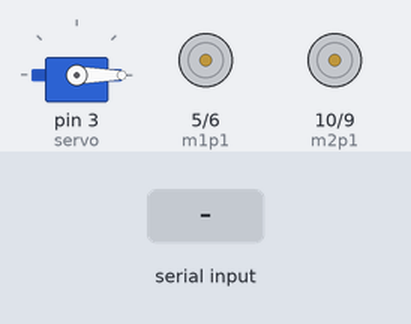
The sketch below on a simulated Arduino Uno, built with avr-gcc and run on an emulated ATmega328P. Shown: servo, motor-driver pin pairs drawn as motors (green arrow = first pin HIGH = forward, orange = second pin HIGH = backward, longer = more drive). Inputs (shaded band) come from the test bench. What the sketch prints to the serial monitor is not drawn.

Above: at 4.8 s.
4.9 s: "w" received over the second serial link
At 6.7 s:
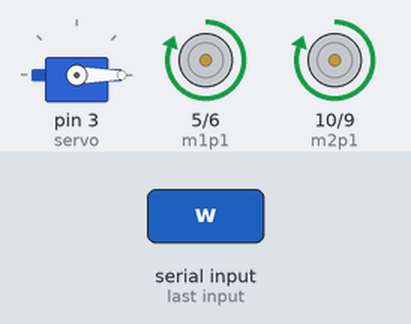
7.6 s: "s" received over the second serial link
At 9.4 s:
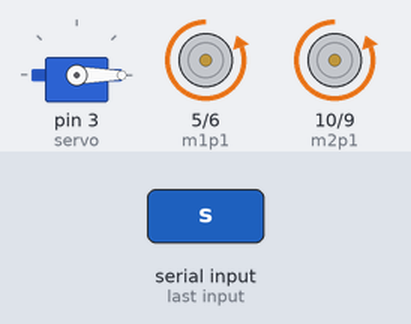
10.3 s: "d" received over the second serial link
At 12.5 s:
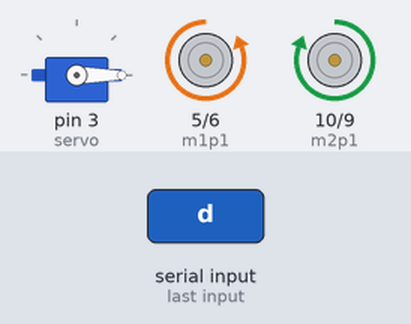
13.5 s: "a" received over the second serial link
At 15.3 s:
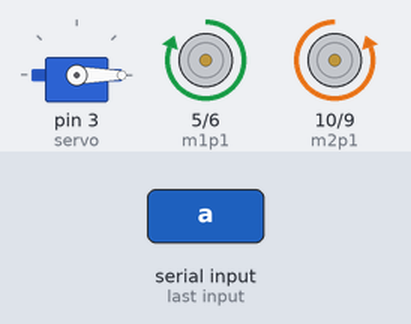
16.2 s: "c" received over the second serial link
At 18.4 s:
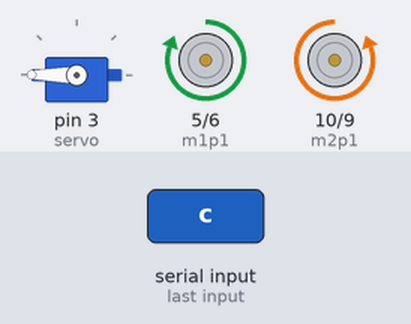
19.5 s: "w" received over the second serial link
At 21.2 s:
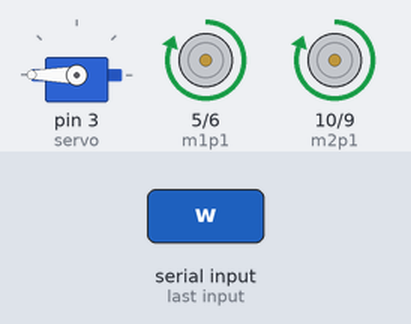
Timing chart, 0 to 22.7 s (numbered marks = the images above; inputs shaded):
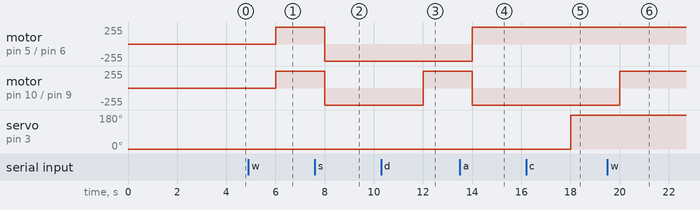

The sketch:

robot_1.ino
```cpp
#include <Servo.h>
#include <SoftwareSerial.h>
#include "pins.h"

Servo myservo;
SoftwareSerial espSerial(13, 12);

void setVelocity(int motor1, int motor2)
{
  if(motor1 == 0){
    digitalWrite(m1p1, LOW);
    digitalWrite(m1p2, LOW);
    Serial.print("\tmotor1: LOW LOW");
  }
  else if(motor1 > 0){
    digitalWrite(m1p1, HIGH);
    digitalWrite(m1p2, LOW);
    Serial.print("\tmotor1: HIGH LOW");
  }
  else if(motor1 < 0){
    digitalWrite(m1p1, LOW);
    digitalWrite(m1p2, HIGH);
    Serial.print("\tmotor1: LOW HIGH");
  }

  if(motor2 == 0){
    digitalWrite(m2p1, LOW);
    digitalWrite(m2p2, LOW);
    Serial.print("\tmotor2: LOW LOW");
  }
  else if(motor2 > 0){
    digitalWrite(m2p1, HIGH);
    digitalWrite(m2p2, LOW);
    Serial.print("\tmotor2: HIGH LOW");
  }
  else if(motor2 < 0){
    digitalWrite(m2p1, LOW);
    digitalWrite(m2p2, HIGH);
    Serial.print("\tmotor2: LOW HIGH");
  }
}

void setServo(int angle)
{
  myservo.write(angle);
  Serial.print("\t servo:");
  Serial.println(angle);
}

void reseGpio()
{
  setVelocity(0,0);
  setServo(0);
}

char cmdTreatment(char cmd){
  char resp;
  if(cmd == 'w'){
    setVelocity(1, 1);
    resp = cmd;
  }
  else if(cmd == 's'){
    setVelocity(-1, -1);
    resp = cmd;
  }
  else if(cmd == 'd'){
    setVelocity(-1, 1);
    resp = cmd;
  }
  else if(cmd == 'a'){
    setVelocity(1, -1);
    resp = cmd;
  }
  else if(cmd == 'o'){
    setServo(0);
    resp = cmd;
  }
  else if(cmd == 'c'){
    setServo(180);
    resp = cmd;
  }
  else{
    reseGpio();
    resp = cmd;
  }
  return resp;
}


void setup() {
  Serial.begin(9600);
  espSerial.begin(9600);

  pinMode(m1p1, OUTPUT);
  pinMode(m1p2, OUTPUT);
  pinMode(m2p1, OUTPUT);
  pinMode(m2p2, OUTPUT);
  myservo.attach(servo);

  reseGpio();
}

void loop(){
  int delay_time = 2000;
  char cmd, resp;
  if(espSerial.available()){
    cmd = espSerial.read();
    Serial.print(cmd);
    Serial.print(": ");

    resp = cmdTreatment(cmd);
    espSerial.write(resp);
  }
  delay(delay_time);
}
```

pins.h
```cpp
#define HIGH 1
#define LOW 0

#define servo 3

#define m1p1 5
#define m1p2 6
#define m2p1 10
#define m2p2 9
```

Measured:
- after the input at 4.9 s, motor on pin 5 (m1p1) / pin 6 (m1p2), motor on pin 10 (m2p1) / pin 9 (m2p2): stopped → forward 255/255 after 1.1 s
- after the input at 7.6 s, motor on pin 5 (m1p1) / pin 6 (m1p2), motor on pin 10 (m2p1) / pin 9 (m2p2): forward 255/255 → backward 255/255 after 0.40 s
- after the input at 10.3 s, motor on pin 10 (m2p1) / pin 9 (m2p2): backward 255/255 → forward 255/255 after 1.7 s
- after the input at 13.5 s, motor on pin 5 (m1p1) / pin 6 (m1p2): backward 255/255 → forward 255/255 after 0.51 s; motor on pin 10 (m2p1) / pin 9 (m2p2): forward 255/255 → backward 255/255 after 0.51 s
- after the input at 16.2 s, servo on pin 3 (servo): 0° → 180° after 1.8 s
- after the input at 19.5 s, motor on pin 10 (m2p1) / pin 9 (m2p2): backward 255/255 → forward 255/255 after 0.51 s
